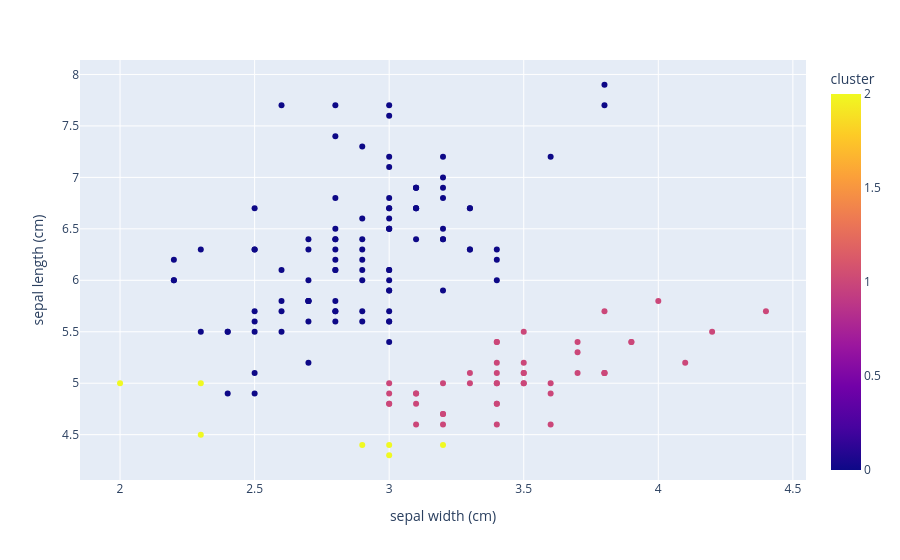

Notebook code cell kept with this figure:
### Code cell
px.scatter(df_iris, x='sepal width (cm)', y='sepal length (cm)', color='cluster')

### Figure 1 — Plotly figure (JSON) as saved in the notebook; plotly's stock layout.template omitted (floating-point values rounded to 4 significant figures; data arrays with more than 128 entries replaced by an {"elided": "..."} marker saying what was removed)
{"data": [{"hovertemplate": "sepal width (cm)=%{x}<br>sepal length (cm)=%{y}<br>cluster=%{marker.color}<extra></extra>", "legendgroup": "", "marker": {"color": {"elided": "150 int values"}, "coloraxis": "coloraxis", "symbol": "circle"}, "mode": "markers", "name": "", "orientation": "v", "showlegend": false, "type": "scatter", "x": {"elided": "150 float values"}, "xaxis": "x", "y": {"elided": "150 float values"}, "yaxis": "y"}], "layout": {"coloraxis": {"colorbar": {"title": {"text": "cluster"}}, "colorscale": [[0, "#0d0887"], [0.1111, "#46039f"], [0.2222, "#7201a8"], [0.3333, "#9c179e"], [0.4444, "#bd3786"], [0.5556, "#d8576b"], [0.6667, "#ed7953"], [0.7778, "#fb9f3a"], [0.8889, "#fdca26"], [1, "#f0f921"]]}, "legend": {"tracegroupgap": 0}, "margin": {"t": 60}, "xaxis": {"anchor": "y", "domain": [0, 1], "title": {"text": "sepal width (cm)"}}, "yaxis": {"anchor": "x", "domain": [0, 1], "title": {"text": "sepal length (cm)"}}}}
